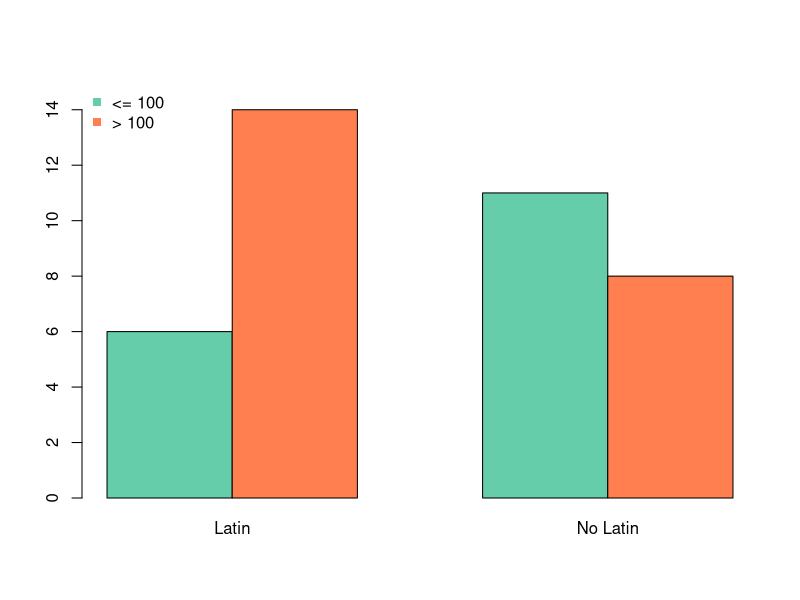

Source code (R):
## ---- chunk 1
knitr::opts_chunk$set(echo = TRUE)
## ---- chunk 2
6/20 - 11/19
## ---- chunk 3
prop.test(c(14, 8), c(20, 19), correct=F)
## ---- chunk 4
p <- 22/39
sqrt(p * (1-p) * (1/20 + 1/19))
## ---- chunk 5
barplot(matrix(c(6, 14, 11, 8),nr=2), beside=T, col=c("aquamarine3","coral"), 
        names.arg=c("Latin", "No Latin"), ylim=c(0, 15))
legend("topleft", c("<= 100","> 100"), pch=15,  col=c("aquamarine3","coral"), 
       bty="n")
